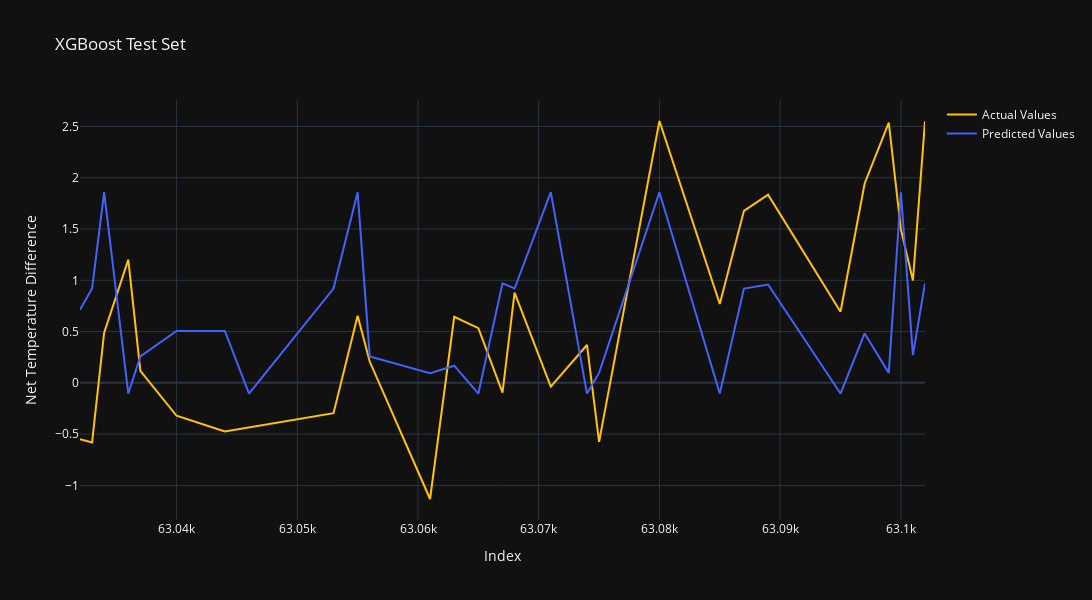

The notebook cell this image was saved under:
### Code cell
y_test_sorted= y_test.sort_index(ascending=True)

fig = make_subplots()

fig.add_trace(
    go.Scatter(x=y_test_sorted.keys(), y=y_test_sorted.values, name='Actual Values', mode='lines', line=dict(color="#FFC300"))
)

fig.add_trace(
    go.Scatter(x=y_test_sorted.keys(), y=reg_yhat, name='Predicted Values', mode='lines', line=dict(color="#4462FA"))
)

# Add figure title
fig.update_layout(
    title_text="XGBoost Test Set"
)

# Set x-axis title
fig.update_xaxes(title_text="Index")

# Set y-axes titles
fig.update_yaxes(title_text="Net Temperature Difference", secondary_y=False)

fig.update_layout(height=600, width=1200, template='plotly_dark')
fig.show()

### Figure 1 — Plotly figure (JSON) as saved in the notebook; plotly's stock layout.template omitted (floating-point values rounded to 4 significant figures)
{"data": [{"line": {"color": "#FFC300"}, "mode": "lines", "name": "Actual Values", "type": "scatter", "x": [63032, 63033, 63034, 63036, 63037, 63040, 63044, 63046, 63053, 63055, 63056, 63061, 63063, 63065, 63067, 63068, 63071, 63074, 63075, 63080, 63085, 63087, 63089, 63095, 63097, 63099, 63100, 63101, 63102], "y": [-0.5483, -0.5818, 0.4892, 1.201, 0.1172, -0.3207, -0.474, -0.4356, -0.2955, 0.6536, 0.208, -1.132, 0.6444, 0.533, -0.09583, 0.8806, -0.03646, 0.3694, -0.5755, 2.553, 0.7686, 1.678, 1.836, 0.6938, 1.944, 2.538, 1.499, 0.9984, 2.551]}, {"line": {"color": "#4462FA"}, "mode": "lines", "name": "Predicted Values", "type": "scatter", "x": [63032, 63033, 63034, 63036, 63037, 63040, 63044, 63046, 63053, 63055, 63056, 63061, 63063, 63065, 63067, 63068, 63071, 63074, 63075, 63080, 63085, 63087, 63089, 63095, 63097, 63099, 63100, 63101, 63102], "y": [0.7134, 0.9197, 1.859, -0.1042, 0.2578, 0.5064, 0.5064, -0.1042, 0.9197, 1.859, 0.2578, 0.09447, 0.1675, -0.1042, 0.9703, 0.9197, 1.859, -0.1042, 0.0974, 1.859, -0.1042, 0.9197, 0.959, -0.1042, 0.482, 0.0974, 1.859, 0.2719, 0.9703]}], "layout": {"height": 600, "title": {"text": "XGBoost Test Set"}, "width": 1200, "xaxis": {"anchor": "y", "domain": [0, 1], "title": {"text": "Index"}}, "yaxis": {"anchor": "x", "domain": [0, 1], "title": {"text": "Net Temperature Difference"}}}}
